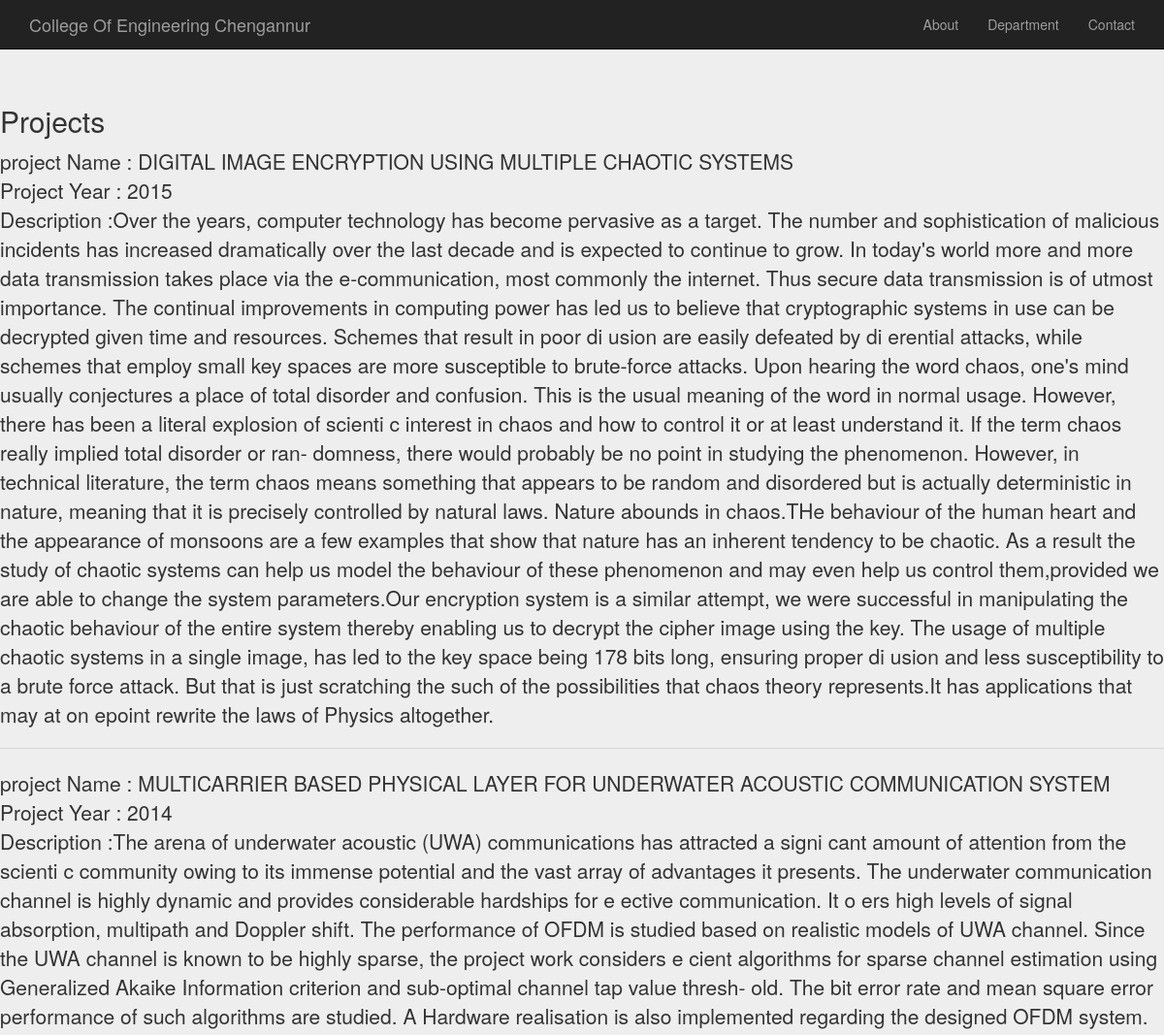
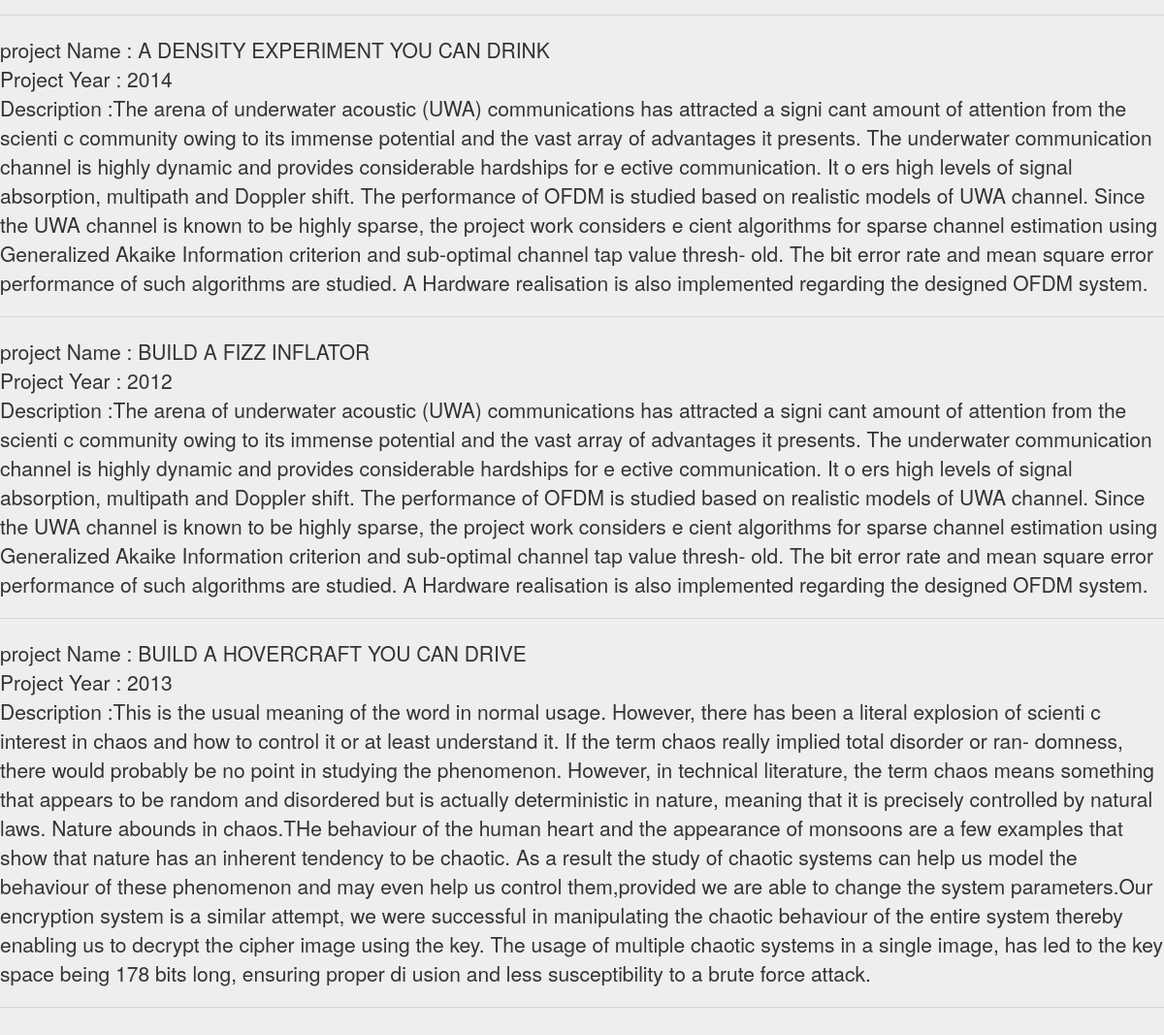
Page /projects/ (signed in) on the committed database (2 pictures, top to bottom).
### Students/models.py (models this page shows, shortened)
class Projects(models.Model):
	Projectname=models.CharField(max_length=1000)
	Projectyear=models.IntegerField()
	Branch=models.CharField(max_length=30)
	Projectdescription=models.CharField(max_length=5000)

### Students/views.py (the view)
# urls.py: url(r'^projects/$', login_required(project_view),name='project'),
@login_required
def project_view(request):
	d={}
	all_projects=	Projects.objects.all()
	d['projects']=all_projects
	return render(request,'viwer.html',d)

### templates/viwer.html (shortened to what this page needs)
<html>
<head>
	<link href="/static/css/bootstrap.min.css" rel="stylesheet"></link>
	<link href="/static/css/new.css" rel="stylesheet"></link>
</head>
<body>
	<div class="font4">
	<nav class="navbar navbar-inverse navbar-fixed-top"
	role="navigation">
		<div class="container">
			<div class="navbar-header">
				<a class="navbar-brand font0" href="index.html">College Of Engineering Chengannur</a>
			</div>
			<div class="navbar-collapse" id="bs-example-navbar-collapse-1">
				<ul class="nav navbar-nav navbar-right">
					<li>
						<a href="about.html">About</a>
					</li>
					<li>
						<a href="department.html">Department</a>
					</li>
					<li>
						<a href="contact.html">Contact</a>
					</li>
				</ul>
			</div>
		</div>
	</nav><br><br>
	<div class="jumbotron">
  		<h2>Projects</h2>
  		{%for s in projects%}
  		<p>
  			project Name : {{s.Projectname}}
  			<br>
  			Project Year : {{s.Projectyear}}
  			<br>
  			Description :{{s.Projectdescription}}
  			<br>
  			<hr>
  		</p>
  		{%endfor%}
	</div>
</div>
</body>
</html>

### Students/static/css/new.css (style rules this page uses)
html, body { height:100%; }

### rows in the picture
Projects: Projectname "DIGITAL IMAGE ENCRYPTION USING MULTIPLE CHAOTIC SYSTEMS", Projectyear "2015", Projectdescription "Over the years, computer technology has become pervasive as a target. The number and sophistication of malicious incidents has increased dramatically over the last decade and is expected to continue to grow. In today's world more and more data transmission takes place via the e-communication, most commonly the internet. Thus secure data transmission is of utmost importance. The continual improvements in computing power has led us to believe that cryptographic systems in use can be decrypted given time and resources. Schemes that result in poor di usion are easily defeated by di erential attacks, while schemes that employ small key spaces are more susceptible to brute-force attacks. Upon…"
Projects: Projectname "MULTICARRIER BASED PHYSICAL LAYER FOR UNDERWATER ACOUSTIC COMMUNICATION SYSTEM", Projectyear "2014", Projectdescription "The arena of underwater acoustic (UWA) communications has attracted a signi cant amount of attention from the scienti c community owing to its immense potential and the vast array of advantages it presents. The underwater communication channel is highly dynamic and provides considerable hardships for e ective communication. It o ers high levels of signal absorption, multipath and Doppler shift. The performance of OFDM is studied based on realistic models of UWA channel. Since the UWA channel is known to be highly sparse, the project work considers e\u000ecient algorithms for sparse channel estimation using Generalized Akaike Information criterion and sub-optimal channel tap value thresh- old.…"
Projects: Projectname "A DENSITY EXPERIMENT YOU CAN DRINK", Projectyear "2014", Projectdescription "The arena of underwater acoustic (UWA) communications has attracted a signi cant amount of attention from the scienti c community owing to its immense potential and the vast array of advantages it presents. The underwater communication channel is highly dynamic and provides considerable hardships for e ective communication. It o ers high levels of signal absorption, multipath and Doppler shift. The performance of OFDM is studied based on realistic models of UWA channel. Since the UWA channel is known to be highly sparse, the project work considers e\u000ecient algorithms for sparse channel estimation using Generalized Akaike Information criterion and sub-optimal channel tap value thresh- old.…"
Projects: Projectname "BUILD A FIZZ INFLATOR", Projectyear "2012", Projectdescription "The arena of underwater acoustic (UWA) communications has attracted a signi cant amount of attention from the scienti c community owing to its immense potential and the vast array of advantages it presents. The underwater communication channel is highly dynamic and provides considerable hardships for e ective communication. It o ers high levels of signal absorption, multipath and Doppler shift. The performance of OFDM is studied based on realistic models of UWA channel. Since the UWA channel is known to be highly sparse, the project work considers e\u000ecient algorithms for sparse channel estimation using Generalized Akaike Information criterion and sub-optimal channel tap value thresh- old.…"
Projects: Projectname "BUILD A HOVERCRAFT YOU CAN DRIVE", Projectyear "2013", Projectdescription "This is the usual meaning of the word in normal usage. However, there has been a literal explosion of scienti c interest in chaos and how to control it or at least understand it. If the term chaos really implied total disorder or ran- domness, there would probably be no point in studying the phenomenon. However, in technical literature, the term chaos means something that appears to be random and disordered but is actually deterministic in nature, meaning that it is precisely controlled by natural laws. Nature abounds in chaos.THe behaviour of the human heart and the appearance of monsoons are a few examples that show that nature has an inherent tendency to be chaotic. As a result the study…"
